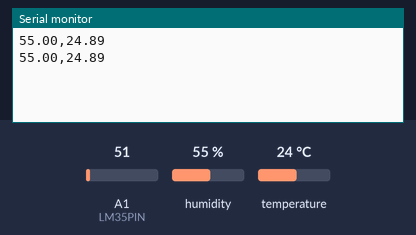
Simulated run of this sketch. Board: Arduino Uno, built with avr-gcc and run on an emulated ATmega328P. On the bench: the last lines printed to the serial monitor. The test bench sets the inputs (shaded band); at power-on: humidity 55 %, A1 (LM35PIN) = 51, temperature 24 °C.

Above: at 1.8 s.
1.9 s: humidity set to 22 %
At 3.3 s:
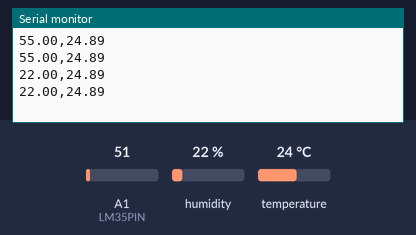
3.4 s: A1 (LM35PIN) set to 61
At 4.5 s:
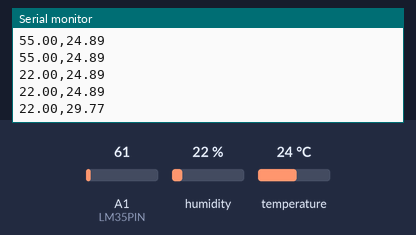
4.9 s: humidity set to 40 %
At 5.9 s:
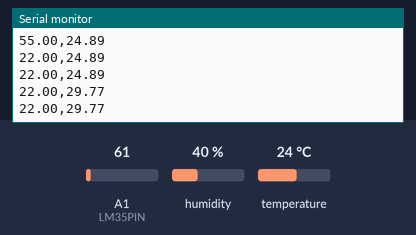
6.4 s: A1 (LM35PIN) set to 71
At 7.8 s:
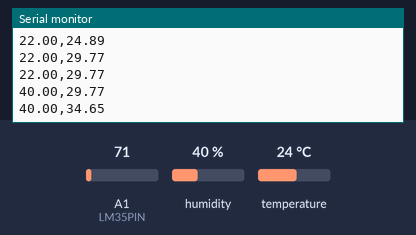
Timing chart, 0 to 8.9 s (numbered marks = the images above; inputs shaded):
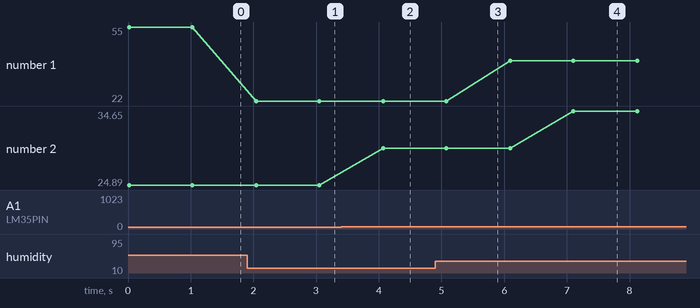

The sketch:

Arduino_codigo.ino
```cpp
#include <DHT.h>

#define DHTPIN A4
#define LM35PIN A1

DHT dht(DHTPIN, DHT11);

void setup(){
pinMode(DHTPIN, INPUT);
Serial.begin(9600);
dht.begin();
}
void loop(){

float lm35_temperatura = analogRead(LM35PIN);
lm35_temperatura = lm35_temperatura * 0.00488;
lm35_temperatura = lm35_temperatura * 100;
float dht11_umidade = dht.readHumidity();

Serial.print(dht11_umidade);
Serial.print(",");
Serial.println(lm35_temperatura);

delay(1000);
}
```

Measured:
- after the input at 1.9 s, the serial monitor: prints a new line after 0.15 s (image 1)
- after the input at 3.4 s, the serial monitor: prints a new line after 0.67 s (image 2)
- after the input at 6.4 s, the serial monitor: prints a new line after 0.70 s (image 4)
- plotted number 1: 55 → 22 after the input at 1.9 s, 22 → 40 after the input at 4.9 s
- plotted number 2: 24.89 → 29.77 after the input at 3.4 s, 29.77 → 34.65 after the input at 6.4 s
